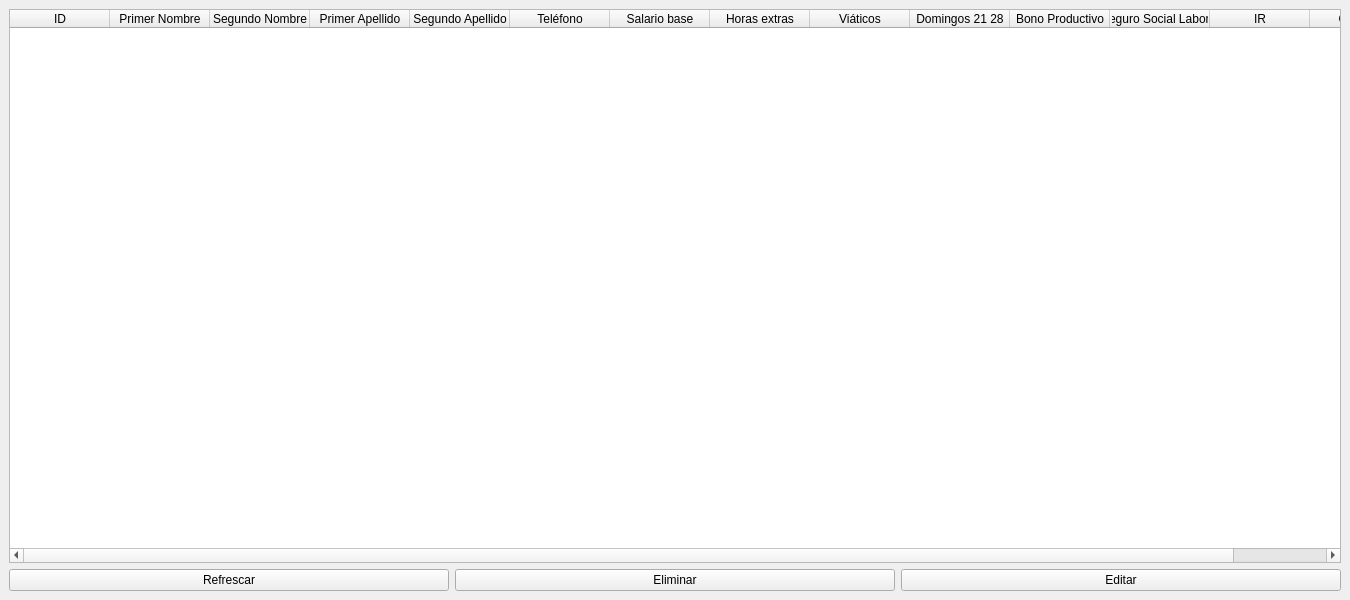
<?xml version="1.0" encoding="UTF-8"?>
<ui version="4.0">
 <class>WorkersWindow</class>
 <widget class="QMainWindow" name="WorkersWindow">
  <property name="windowModality">
   <enum>Qt::ApplicationModal</enum>
  </property>
  <property name="geometry">
   <rect>
    <x>0</x>
    <y>0</y>
    <width>1350</width>
    <height>600</height>
   </rect>
  </property>
  <property name="sizePolicy">
   <sizepolicy hsizetype="Maximum" vsizetype="Maximum">
    <horstretch>0</horstretch>
    <verstretch>0</verstretch>
   </sizepolicy>
  </property>
  <property name="windowTitle">
   <string>Trabajadores</string>
  </property>
  <widget class="QWidget" name="centralwidget">
   <layout class="QVBoxLayout" name="verticalLayout">
    <item>
     <widget class="QTableWidget" name="table_personal">
      <column>
       <property name="text">
        <string>ID</string>
       </property>
      </column>
      <column>
       <property name="text">
        <string>Primer Nombre</string>
       </property>
      </column>
      <column>
       <property name="text">
        <string>Segundo Nombre</string>
       </property>
      </column>
      <column>
       <property name="text">
        <string>Primer Apellido</string>
       </property>
      </column>
      <column>
       <property name="text">
        <string>Segundo Apellido</string>
       </property>
      </column>
      <column>
       <property name="text">
        <string>Teléfono</string>
       </property>
      </column>
      <column>
       <property name="text">
        <string>Salario base</string>
       </property>
      </column>
      <column>
       <property name="text">
        <string>Horas extras</string>
       </property>
      </column>
      <column>
       <property name="text">
        <string>Viáticos</string>
       </property>
      </column>
      <column>
       <property name="text">
        <string>Domingos 21 28</string>
       </property>
      </column>
      <column>
       <property name="text">
        <string>Bono Productivo</string>
       </property>
      </column>
      <column>
       <property name="text">
        <string>Seguro Social Laboral</string>
       </property>
      </column>
      <column>
       <property name="text">
        <string>IR</string>
       </property>
      </column>
      <column>
       <property name="text">
        <string>Created</string>
       </property>
      </column>
     </widget>
    </item>
    <item>
     <layout class="QHBoxLayout" name="horizontalLayout">
      <item>
       <widget class="QPushButton" name="btn_refresh">
        <property name="text">
         <string>Refrescar</string>
        </property>
       </widget>
      </item>
      <item>
       <widget class="QPushButton" name="btn_delete">
        <property name="text">
         <string>Eliminar</string>
        </property>
       </widget>
      </item>
      <item>
       <widget class="QPushButton" name="btn_edit">
        <property name="text">
         <string>Editar</string>
        </property>
       </widget>
      </item>
     </layout>
    </item>
   </layout>
  </widget>
 </widget>
 <resources/>
 <connections/>
</ui>
